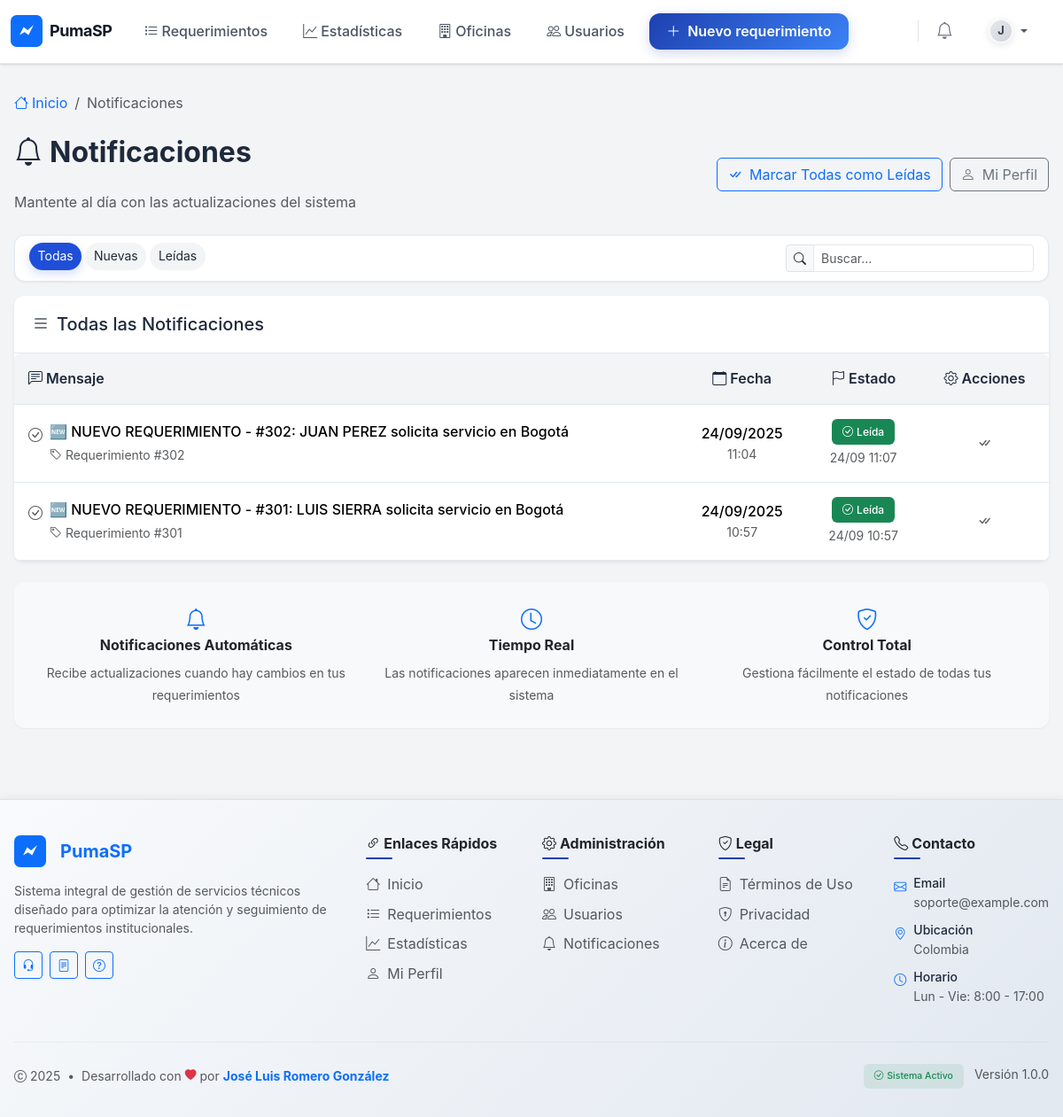
The page /accounts/notifications/ (signed in) on the database as committed earlier.
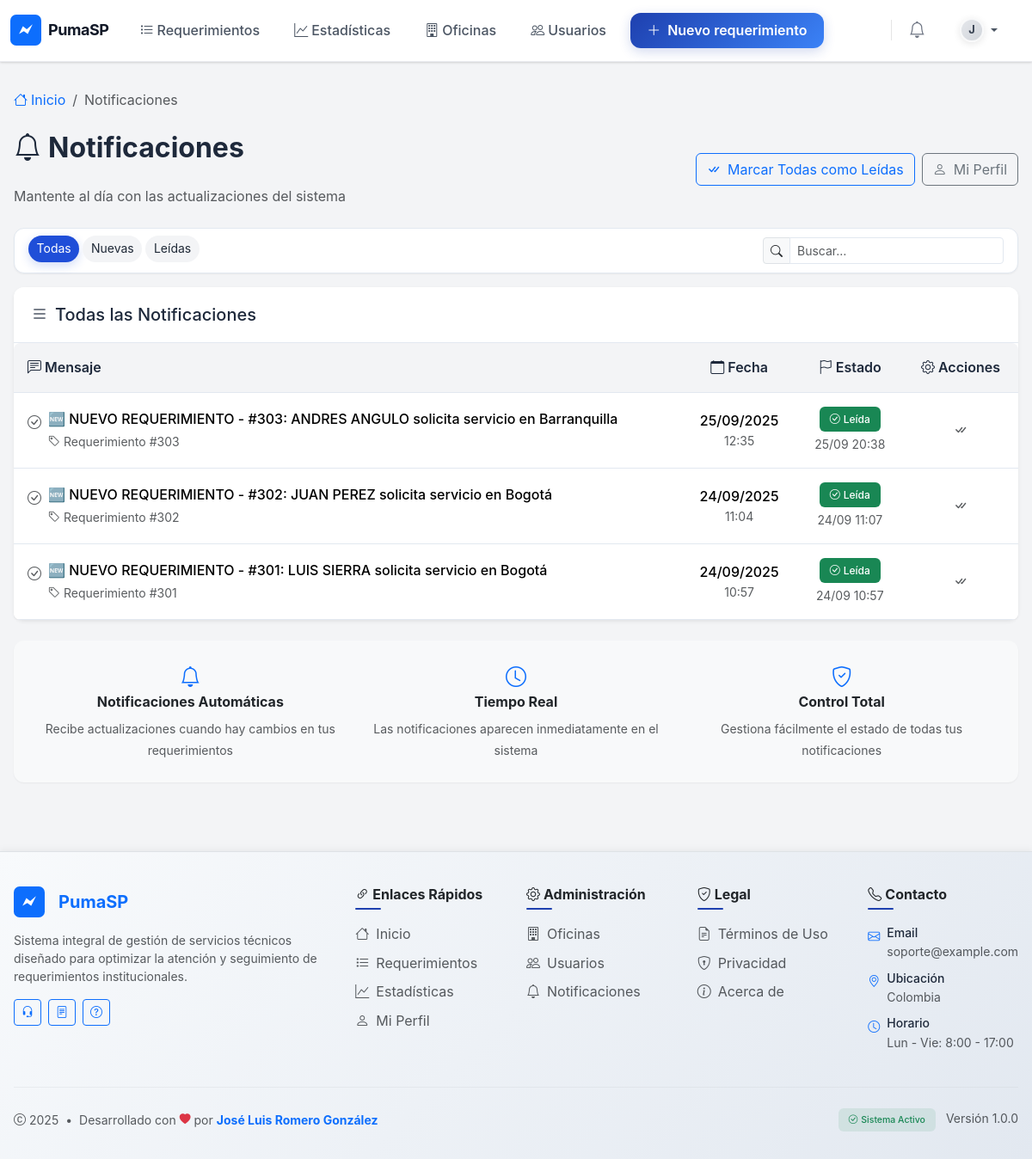
The same page on the database as committed later.
### accounts/models.py (models this page shows, shortened)
class Notification(models.Model):
	recipient = models.ForeignKey('accounts.CustomUser', on_delete=models.CASCADE, related_name='notifications')
	ticket = models.ForeignKey('tickets.Ticket', on_delete=models.CASCADE, null=True, blank=True)
	text = models.CharField(max_length=255)
	created_at = models.DateTimeField(auto_now_add=True)
	read_at = models.DateTimeField(null=True, blank=True)
	class Meta:
		ordering = ['-created_at']

### accounts/views.py (the view)
# urls.py: path('notifications/', views.notifications_list, name='notifications_list'),
@login_required
def notifications_list(request):
	qs = Notification.objects.filter(recipient=request.user)
	qs = qs.order_by('-created_at')
	paginator = Paginator(qs, 10)
	page = request.GET.get('page', 1)
	notifications = paginator.get_page(page)
	return render(request, 'accounts/notifications.html', {'notifications': notifications})

### templates/accounts/notifications.html (shortened to what this page needs)
{% extends 'base.html' %}
{% block content %}
<nav aria-label="breadcrumb" class="mb-4">
  <ol class="breadcrumb">
    <li class="breadcrumb-item">
      <a href="/" class="text-decoration-none">
        <i class="bi bi-house me-1"></i>Inicio
      </a>
    </li>
    <li class="breadcrumb-item active" aria-current="page">Notificaciones</li>
  </ol>
</nav>
<div class="d-flex justify-content-between align-items-center mb-4">
  <div>
    <h1 class="page-title">
      <i class="bi bi-bell me-2"></i>Notificaciones
    </h1>
    <p class="text-muted mb-0">Mantente al día con las actualizaciones del sistema</p>
  </div>
  <div class="d-flex gap-2">
    <form method="post" action="/accounts/notifications/read_all/" class="d-inline">
      <button class="btn btn-outline-primary" type="submit">
        <i class="bi bi-check-all me-2"></i>Marcar Todas como Leídas
      </button>
    </form>
    <a href="/accounts/profile/" class="btn btn-outline-secondary">
      <i class="bi bi-person me-2"></i>Mi Perfil
    </a>
  </div>
</div>
<div class="card mb-3">
  <div class="card-body py-2">
    <div class="d-flex flex-wrap align-items-center gap-2" id="notifQuickFilters">
      <ul class="nav nav-pills small me-auto" id="notifPills">
        <li class="nav-item me-1 mb-1"><a class="nav-link active" data-state="" href="#">Todas</a></li>
        <li class="nav-item me-1 mb-1"><a class="nav-link" data-state="unread" href="#">Nuevas</a></li>
        <li class="nav-item me-1 mb-1"><a class="nav-link" data-state="read" href="#">Leídas</a></li>
      </ul>
      <div class="input-group input-group-sm" style="max-width: 280px;">
        <span class="input-group-text"><i class="bi bi-search"></i></span>
        <input type="text" class="form-control" id="notifSearch" placeholder="Buscar…">
      </div>
    </div>
  </div>
</div>
<div class="card shadow-sm border-0">
  <div class="card-header">
    <h5 class="mb-0">
      <i class="bi bi-list me-2"></i>Todas las Notificaciones
    </h5>
  </div>
  <div class="table-responsive">
    <table class="table table-hover mb-0">
      <thead class="table-light">
        <tr>
          <th scope="col">
            <i class="bi bi-chat-left-text me-1"></i>Mensaje
          </th>
          <th scope="col" class="text-center">
            <i class="bi bi-calendar me-1"></i>Fecha
          </th>
          <th scope="col" class="text-center">
            <i class="bi bi-flag me-1"></i>Estado
          </th>
          <th scope="col" class="text-center">
            <i class="bi bi-gear me-1"></i>Acciones
          </th>
        </tr>
      </thead>
      <tbody>
        {% for n in notifications %}
          <tr class="align-middle {% if not n.read_at %}table-primary-subtle{% endif %}" data-read="{% if n.read_at %}1{% else %}0{% endif %}">
            <td>
              <div class="d-flex align-items-start">
                {% if not n.read_at %}
                  <i class="bi bi-circle-fill text-primary me-2 mt-2" style="font-size: 0.5rem;"></i>
                {% else %}
                  <i class="bi bi-check-circle text-muted me-2 mt-1"></i>
                {% endif %}
                <div>
                  <div class="fw-medium">{{ n.text }}</div>
                  {% if n.ticket_id %}
                    <small class="text-muted">
                      <i class="bi bi-tag me-1"></i>Requerimiento #{{ n.ticket_id }}
                    </small>
                  {% endif %}
                </div>
              </div>
            </td>
            <td class="text-center">
              <div class="d-flex flex-column">
                <span class="fw-medium">{{ n.created_at|date:"d/m/Y" }}</span>
                <small class="text-muted">{{ n.created_at|date:"H:i" }}</small>
              </div>
            </td>
            <td class="text-center">
              {% if n.read_at %}
                <span class="badge bg-success">
                  <i class="bi bi-check-circle me-1"></i>Leída
                </span>
                <div class="small text-muted mt-1">
                  {{ n.read_at|date:"d/m H:i" }}
                </div>
              {% else %}
                <span class="badge bg-primary">
                  <i class="bi bi-exclamation-circle me-1"></i>Nueva
                </span>
              {% endif %}
            </td>
            <td class="text-center">
              {% if not n.read_at %}
                <form method="post" action="/accounts/notifications/{{ n.id }}/read/" class="d-inline">
                  {% csrf_token %}
                  <button class="btn btn-sm btn-outline-success" title="Marcar como leída">
                    <i class="bi bi-check"></i>
                  </button>
                </form>
              {% else %}
                <span class="text-muted">
                  <i class="bi bi-check-all"></i>
                </span>
              {% endif %}
            </td>
          </tr>
        {% endfor %}
      </tbody>
    </table>
  </div>
</div>
<div class="row mt-4">
  <div class="col-12">
    <div class="card border-0 bg-light">
      <div class="card-body text-center p-4">
        <div class="row g-3">
          <div class="col-md-4">
            <i class="bi bi-bell text-primary mb-2" style="font-size: 1.5rem;"></i>
            <h6 class="fw-bold">Notificaciones Automáticas</h6>
            <small class="text-muted">Recibe actualizaciones cuando hay cambios en tus requerimientos</small>
          </div>
          <div class="col-md-4">
            <i class="bi bi-clock text-primary mb-2" style="font-size: 1.5rem;"></i>
            <h6 class="fw-bold">Tiempo Real</h6>
            <small class="text-muted">Las notificaciones aparecen inmediatamente en el sistema</small>
          </div>
          <div class="col-md-4">
            <i class="bi bi-shield-check text-primary mb-2" style="font-size: 1.5rem;"></i>
            <h6 class="fw-bold">Control Total</h6>
            <small class="text-muted">Gestiona fácilmente el estado de todas tus notificaciones</small>
          </div>
        </div>
      </div>
    </div>
  </div>
</div>
{% endblock %}

### templates/base.html (shortened to what this page needs)
{% load static %}
<!doctype html>
<html lang="es">
<head>
  <link href="https://cdn.jsdelivr.net/npm/bootstrap@5.3.3/dist/css/bootstrap.min.css" rel="stylesheet">
  <link href="https://cdn.jsdelivr.net/npm/bootstrap-icons@1.11.0/font/bootstrap-icons.css" rel="stylesheet">
</head>
<body>
{% block navbar %}
<nav class="navbar navbar-expand-lg navbar-custom">
  <div class="container-fluid">
    <a class="navbar-brand d-flex align-items-center" href="/">
      <img src="{% static BRAND_LOGO %}" alt="Logo" class="brand-logo me-2" onerror="this.style.display='none'">
      <span>
        <span class="brand-name">{{ BRAND_NAME }}</span>
      </span>
    </a>
    <div id="nav" class="collapse navbar-collapse">
      <ul class="navbar-nav me-auto mb-2 mb-lg-0 align-items-lg-center">
        <li class="nav-item">
          <a class="nav-link" href="/tickets/">
            <i class="bi bi-list-task me-1"></i>Requerimientos
          </a>
        </li>
        {% if request.user.is_authenticated %}
          <li class="nav-item">
            <a class="nav-link" href="/estadisticas/">
              <i class="bi bi-graph-up me-1"></i>Estadísticas
            </a>
          </li>
        {% endif %}
        {% if request.user.is_authenticated and request.user.is_jefe %}
          <li class="nav-item">
            <a class="nav-link" href="/oficinas/">
              <i class="bi bi-building me-1"></i>Oficinas
            </a>
          </li>
          <li class="nav-item">
            <a class="nav-link" href="/accounts/users/">
              <i class="bi bi-people me-1"></i>Usuarios
            </a>
          </li>
        {% endif %}
        <li class="nav-item d-lg-block d-none ms-2">
          <a href="{% url 'ticket_create' %}" class="btn btn-navbar-cta">
            <i class="bi bi-plus-lg me-1"></i> Nuevo requerimiento
          </a>
        </li>
      </ul>
      <ul class="navbar-nav align-items-lg-center">
        {% if request.user.is_authenticated %}
          <li class="nav-item dropdown me-2" id="notif-root" data-user-id="{{ request.user.id }}">
            <a id="notif-toggle" class="nav-link dropdown-toggle" href="#" role="button" data-bs-toggle="dropdown" aria-expanded="false" aria-label="Notificaciones">
              <i class="bi bi-bell notif-icon"></i>
            </a>
          </li>
          <li class="nav-item dropdown me-2">
            <a class="nav-link dropdown-toggle d-flex align-items-center" href="#" role="button" data-bs-toggle="dropdown" aria-expanded="false" aria-label="Perfil">
              <span class="avatar rounded-circle d-inline-flex justify-content-center align-items-center me-1" style="width:28px;height:28px;background:#e5e7eb;color:#374151;font-weight:700;font-size:.8rem;">
                {% with name=request.user.get_full_name|default:request.user.username %}
                  {% firstof name|slice:":1" "?" %}
                {% endwith %}
              </span>
            </a>
          </li>
        {% endif %}
      </ul>
    </div>
  </div>
 </nav>
{% endblock %}
<main class="container-main">
  {% block content %}{% endblock %}
  </main>
  {% block footer %}
  <footer class="mt-5 border-top" style="background: linear-gradient(135deg, #f8fafc 0%, #e2e8f0 100%); box-shadow: 0 -2px 8px rgba(0,0,0,0.05);">
    <div class="container-main" style="padding-top:2.5rem; padding-bottom:2rem;">
      <div class="row g-4">
        <div class="col-12 col-lg-4">
          <div class="d-flex align-items-center mb-3">
            <img src="{% static BRAND_LOGO %}" alt="Logo" style="height:36px; width:auto;" class="me-3" onerror="this.style.display='none'">
            <div>
              <div class="fw-bold fs-5 text-primary">{{ BRAND_NAME }}</div>
            </div>
          </div>
          <p class="text-muted small mb-3 lh-base">
            Sistema integral de gestión de servicios técnicos diseñado para optimizar la atención y seguimiento de requerimientos institucionales.
          </p>
          <div class="d-flex gap-2">
            <a href="#" class="btn btn-outline-primary btn-sm" title="Soporte técnico">
              <i class="bi bi-headset"></i>
            </a>
            <a href="#" class="btn btn-outline-primary btn-sm" title="Documentación">
              <i class="bi bi-file-text"></i>
            </a>
            <a href="#" class="btn btn-outline-primary btn-sm" title="Ayuda">
              <i class="bi bi-question-circle"></i>
            </a>
          </div>
        </div>
        <div class="col-6 col-lg-2">
          <h6 class="fw-bold text-dark mb-3">
            <i class="bi bi-link-45deg me-1"></i>Enlaces Rápidos
          </h6>
          <ul class="list-unstyled">
            <li class="mb-2"><a class="text-decoration-none text-muted hover-primary" href="/"><i class="bi bi-house me-2"></i>Inicio</a></li>
            {% if request.user.is_authenticated %}
              <li class="mb-2"><a class="text-decoration-none text-muted hover-primary" href="/tickets/"><i class="bi bi-list-task me-2"></i>Requerimientos</a></li>
              <li class="mb-2"><a class="text-decoration-none text-muted hover-primary" href="/estadisticas/"><i class="bi bi-graph-up me-2"></i>Estadísticas</a></li>
              <li class="mb-2"><a class="text-decoration-none text-muted hover-primary" href="/accounts/profile/"><i class="bi bi-person me-2"></i>Mi Perfil</a></li>
            {% endif %}
          </ul>
        </div>
        {% if request.user.is_authenticated and request.user.is_jefe %}
        <div class="col-6 col-lg-2">
          <h6 class="fw-bold text-dark mb-3">
            <i class="bi bi-gear me-1"></i>Administración
          </h6>
          <ul class="list-unstyled">
            <li class="mb-2"><a class="text-decoration-none text-muted hover-primary" href="/oficinas/"><i class="bi bi-building me-2"></i>Oficinas</a></li>
            <li class="mb-2"><a class="text-decoration-none text-muted hover-primary" href="/accounts/users/"><i class="bi bi-people me-2"></i>Usuarios</a></li>
            <li class="mb-2"><a class="text-decoration-none text-muted hover-primary" href="/accounts/notifications/"><i class="bi bi-bell me-2"></i>Notificaciones</a></li>
          </ul>
        </div>
        {% endif %}
        <div class="col-6 col-lg-2">
          <h6 class="fw-bold text-dark mb-3">
            <i class="bi bi-shield-check me-1"></i>Legal
          </h6>
          <ul class="list-unstyled">
            <li class="mb-2"><a class="text-decoration-none text-muted hover-primary" href="#"><i class="bi bi-file-earmark-text me-2"></i>Términos de Uso</a></li>
            <li class="mb-2"><a class="text-decoration-none text-muted hover-primary" href="#"><i class="bi bi-shield-lock me-2"></i>Privacidad</a></li>
            <li class="mb-2"><a class="text-decoration-none text-muted hover-primary" href="#"><i class="bi bi-info-circle me-2"></i>Acerca de</a></li>
          </ul>
        </div>
        <div class="col-12 col-lg-2">
          <h6 class="fw-bold text-dark mb-3">
            <i class="bi bi-telephone me-1"></i>Contacto
          </h6>
          <ul class="list-unstyled small">
            <li class="mb-2 d-flex align-items-start">
              <i class="bi bi-envelope text-primary me-2 mt-1"></i>
              <div>
                <div class="fw-medium">Email</div>
                <a href="mailto:{{ FOOTER_CONTACT_EMAIL }}" class="text-muted text-decoration-none hover-primary">{{ FOOTER_CONTACT_EMAIL }}</a>
              </div>
            </li>
            <li class="mb-2 d-flex align-items-start">
              <i class="bi bi-geo-alt text-primary me-2 mt-1"></i>
              <div>
                <div class="fw-medium">Ubicación</div>
                <span class="text-muted">{{ FOOTER_CONTACT_LOCATION }}</span>
              </div>
            </li>
            <li class="mb-2 d-flex align-items-start">
              <i class="bi bi-clock text-primary me-2 mt-1"></i>
              <div>
                <div class="fw-medium">Horario</div>
                <span class="text-muted">Lun - Vie: 8:00 - 17:00</span>
              </div>
            </li>
          </ul>
        </div>
      </div>
      <hr class="my-4 border-secondary-subtle">
      <div class="row align-items-center">
        <div class="col-12 col-md-6">
          <div class="d-flex align-items-center text-muted small">
            <i class="bi bi-c-circle me-1"></i>
            <span id="year"></span>
            <span class="mx-2">•</span>
            <span>Desarrollado con</span>
            <i class="bi bi-heart-fill text-danger mx-1" style="font-size: 0.8rem;"></i>
            <span>por</span>
            <strong class="ms-1 text-primary">José Luis Romero González</strong>
          </div>
        </div>
        <div class="col-12 col-md-6 text-md-end mt-2 mt-md-0">
          <div class="text-muted small">
            <span class="badge bg-success bg-opacity-10 text-success me-2">
              <i class="bi bi-check-circle me-1"></i>Sistema Activo
            </span>
            <span>Versión 1.0.0</span>
          </div>
        </div>
      </div>
    </div>
  </footer>
  {% endblock %}
</body>
</html>

Rows that differ between the two databases and show on the page:
added Notification: text "🆕 NUEVO REQUERIMIENTO - #303: ANDRES ANGULO solicita servicio en Barranquilla", ticket_id "303", created_at "25/09/2025", created_at "12:35", read_at "25/09 20:38"
